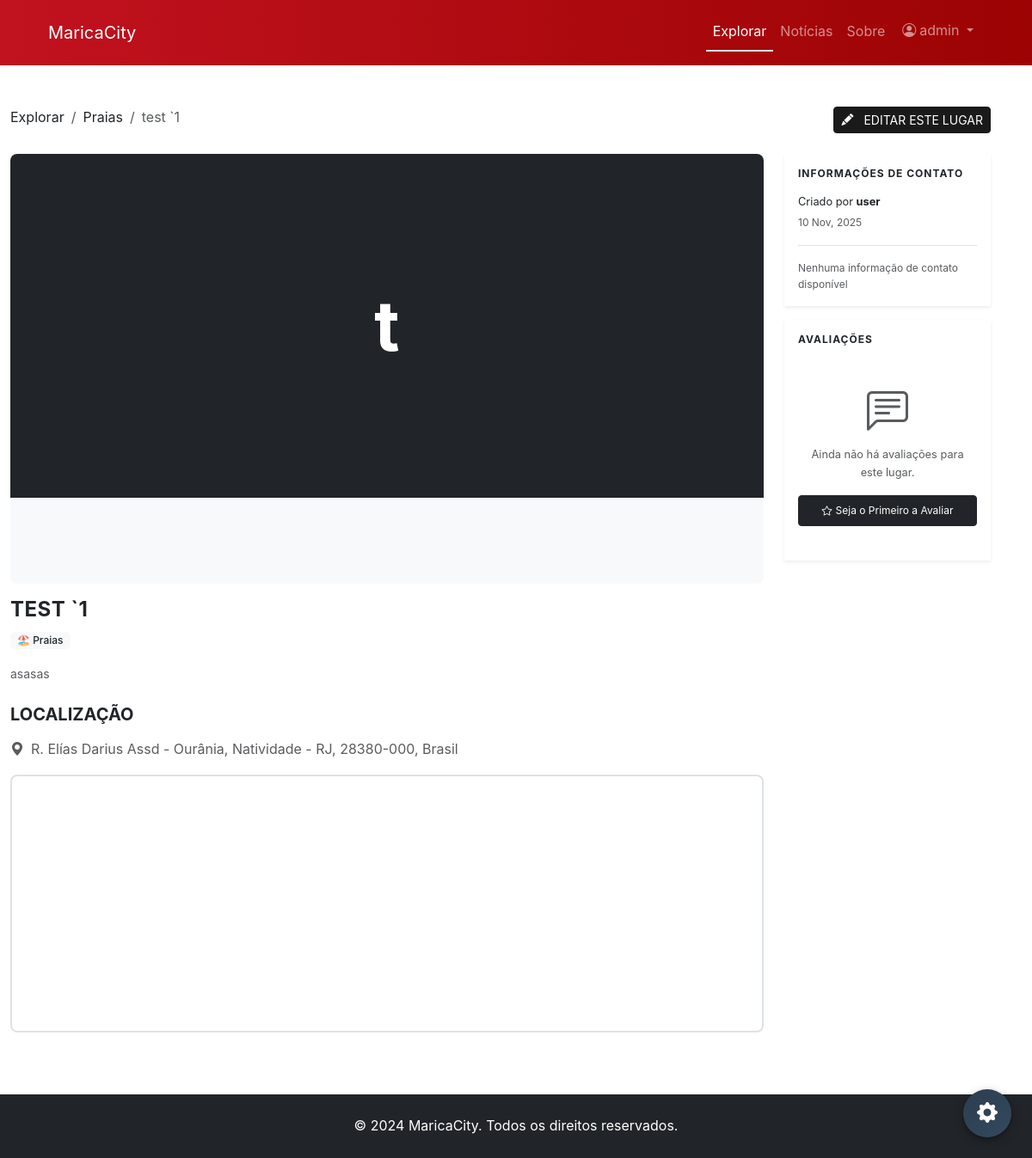
/explore/place/6/ (signed in), run on an earlier commit of the app's database.
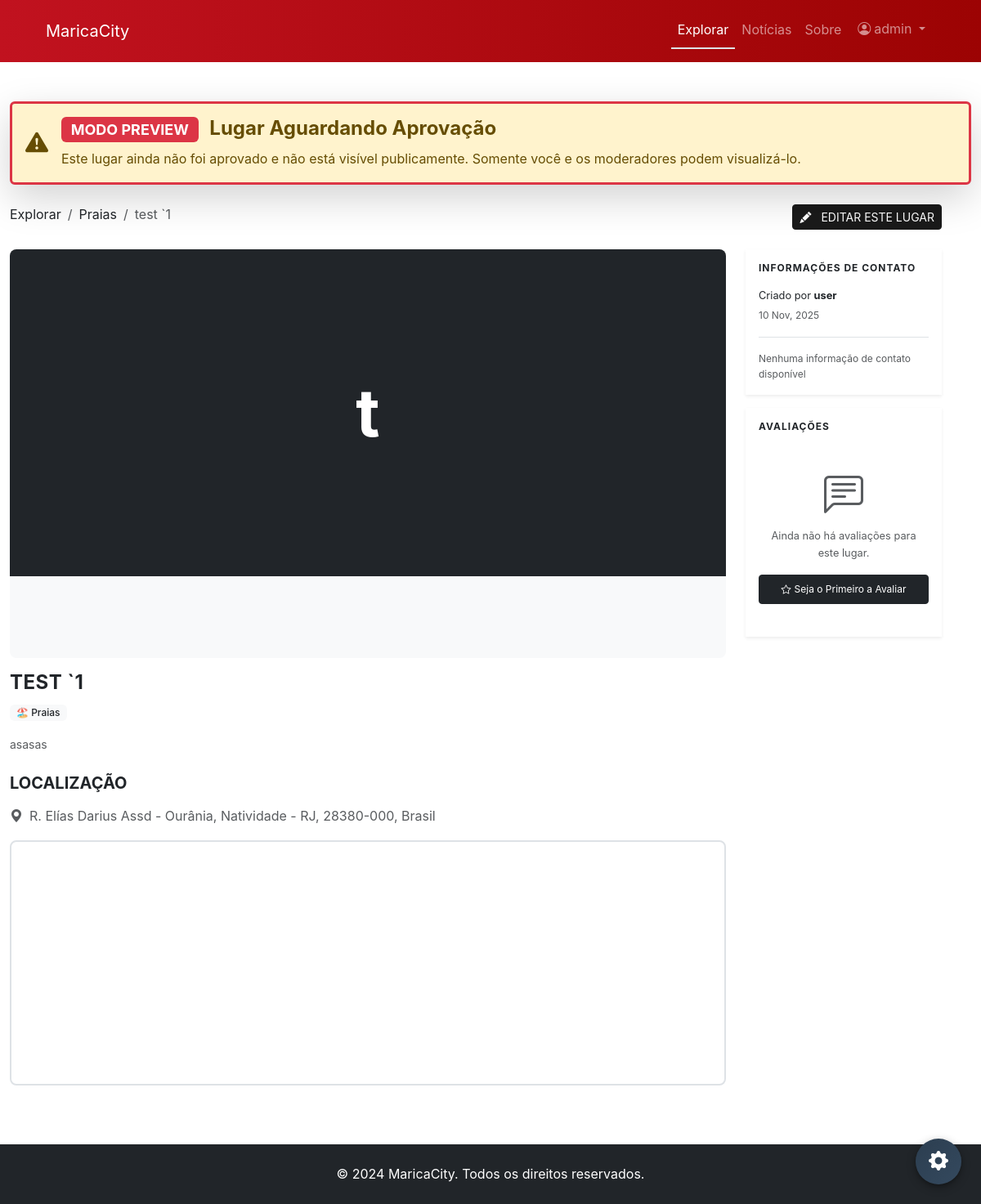
And on a later commit of the database.
### apps/explore/views.py (the view)
# urls.py: path("place/<int:pk>/", views.place_detail_view, name="place_detail"),
def place_detail_view(request, pk):
    if request.user.is_authenticated:
        place = get_object_or_404(
            Place.objects.prefetch_related("images", "categories"), pk=pk
        )
        if (
            place.created_by != request.user
            and not request.user.can_moderate
            and not place.is_approved
        ):
            place = get_object_or_404(Place, pk=pk, is_approved=True, is_active=True)
    else:
        place = get_object_or_404(Place, pk=pk, is_approved=True, is_active=True)
    related_places = (
        Place.objects.filter(
            categories__in=place.categories.all(), is_approved=True, is_active=True
        )
        .exclude(pk=place.pk)
        .distinct()
        .prefetch_related("images", "categories")[:3]
    )
    can_edit = False
    if request.user.is_authenticated:
        if request.user.can_moderate or place.created_by == request.user:
            can_edit = True
    reviews = place.reviews.select_related("user").order_by("-created_at")
    user_review = None
    if request.user.is_authenticated:
        user_review = reviews.filter(user=request.user).first()
    is_favorited = False
    if request.user.is_authenticated:
        is_favorited = Favorite.objects.filter(user=request.user, place=place).exists()
    favorites_count = place.favorited_by.count()
    context = {
        "place": place,
        "related_places": related_places,
        "can_edit": can_edit,
        "reviews": reviews,
        "user_review": user_review,
        "is_favorited": is_favorited,
        "favorites_count": favorites_count,
        "GOOGLE_MAPS_API_KEY": settings.GOOGLE_MAPS_API_KEY,
    }
    return render(request, "explore/place_detail.html", context)

### apps/accounts/models.py (called while the page is built)
    @property
    def can_create_places(self):
        return self.is_authenticated

    @property
    def can_moderate(self):
        return self.is_staff or self.is_superuser

### apps/core/context_processors.py (called while the page is built)
def google_oauth(request):
    return {
        "GOOGLE_OAUTH_CLIENT_ID": settings.GOOGLE_OAUTH_CLIENT_ID,
    }

def admin_stats(request):
    if request.user.is_authenticated and request.user.can_moderate:
        from apps.explore.models import Place
        from apps.news.models import News
        return {
            "pending_places": Place.objects.filter(
                is_approved=False, is_active=True
            ).count(),
            "draft_news": News.objects.filter(status=News.DRAFT).count(),
        }
    return {"pending_places": 0, "draft_news": 0}

### apps/explore/models.py (called while the page is built)
    @property
    def is_pending(self):
        return not self.is_approved

    @property
    def gallery_images(self):
        return self.images.all()

### templates/explore/place_detail.html (shortened to what the changed rows need)
{% extends 'base.html' %}
{% load static %}
{% block extra_css %}
<link rel="stylesheet" href="{% static 'css/pages/explore.css' %}">
{% endblock %}
{% block content %}
<div class="container py-5 place-detail-container">
  {% if place.is_pending %}
  <div class="alert alert-warning border-3 border-danger shadow-lg mb-4" role="alert">
    <div class="d-flex align-items-center">
      <i class="bi bi-exclamation-triangle-fill me-3 fs-3"></i>
      <div class="flex-grow-1">
        <h4 class="alert-heading mb-2">
          <span class="badge bg-danger me-2">MODO PREVIEW</span>
          Lugar Aguardando Aprovação
        </h4>
        <p class="mb-0">Este lugar ainda não foi aprovado e não está visível publicamente. Somente você e os moderadores podem visualizá-lo.</p>
      </div>
    </div>
  </div>
  {% endif %}
  <div class="row g-4">
    <div class="place-detail-main">
      <div class="mb-3">
        <h1 class="fw-bold text-uppercase mb-2" style="font-size: 1.5rem; letter-spacing: 0.5px;">{{ place.name }}</h1>
      </div>
      <div class="mb-4">
        <h2 class="fs-5 fw-bold text-uppercase mb-3">Localização</h2>
      </div>
    </div>
    <div class="place-detail-sidebar">
      <div class="card border-0 shadow-sm mb-3">
        <div class="card-body p-3">
          <h2 class="text-uppercase mb-3" style="font-size: 0.75rem; font-weight: 700; letter-spacing: 1px;">Informações de Contato</h2>
        </div>
      </div>
      <div class="card border-0 shadow-sm">
        <div class="card-body p-3">
          <h2 class="text-uppercase mb-3" style="font-size: 0.75rem; font-weight: 700; letter-spacing: 1px;">
            Avaliações
          </h2>
        </div>
      </div>
    </div>
  </div>
</div>
{% endblock %}

What changed in the data, as far as the page shows it:
changed Place "TEST `1": is_approved True → False (drawn)
Also different on the page:
text now shown: "MODO PREVIEW Lugar Aguardando Aprovação Este lugar ainda não foi aprovado e não está visível publicamente. Somente você e os moderadores podem visualizá-lo."
